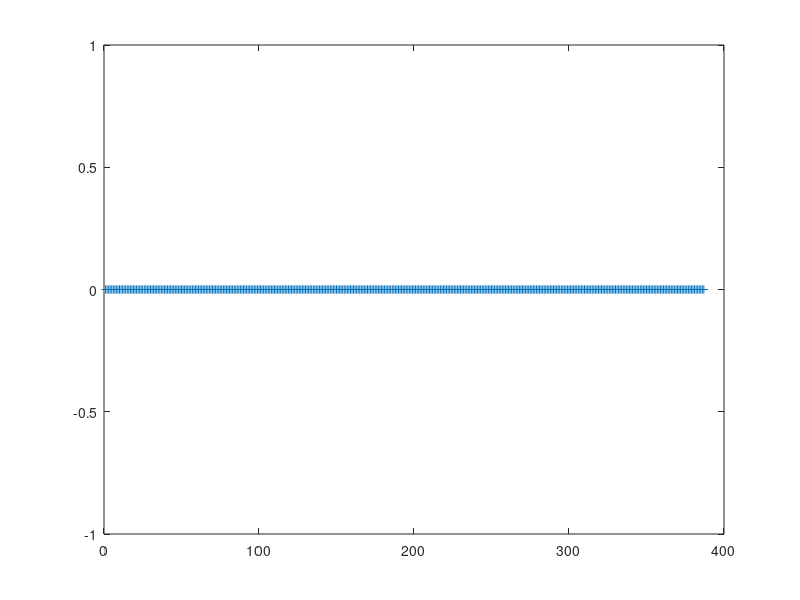

Write MATLAB code to recreate this figure. (Note: this script raises an error after producing the figure.)
%% monthly, 18 years x 12 months/year = 216
%% monthly, 19 years x 12 months/year = 228

addpath /home/sergio/MATLABCODE/
addpath /home/sergio/MATLABCODE/PLOTTER
addpath /home/sergio/MATLABCODE/TIME
addpath /home/sergio/MATLABCODE/
addpath /home/sergio/MATLABCODE/COLORMAP
addpath /home/sergio/MATLABCODE/COLORMAP/LLS
addpath /home/sergio/MATLABCODE/oem_pkg_run_sergio_AuxJacs/StrowCodeforTrendsAndAnomalies/
addpath /home/sergio/MATLABCODE/CONVERT_GAS_UNITS/Strow_humidity/convert_humidity/
addpath /home/sergio/MATLABCODE/CONVERT_GAS_UNITS/IDL_WV_ROUTINES/atmos_phys/MATLAB/

if ~exist('iDorA')
  iDorA = -1; %% asc
  iDorA = +1; %% desc
end

clear iaFound
iaMax = 365/16*17;
iaMax = 365/16*18; iaMax = 412; iaMax = 387;   %% so we only do 17 years that we do have ERA for .....

for ii = 1 : iaMax
  if iDorA > 0
    fin = ['/asl/s1/sergio/MakeAvgObsStats2002_2020_startSept2002_v3/TimeSeries/ERA/Tile_Center/DESC/era_tile_center_timestep_' num2str(ii,'%03d') '.mat'];
  else
    fin = ['/asl/s1/sergio/MakeAvgObsStats2002_2020_startSept2002_v3/TimeSeries/ERA/Tile_Center/ASC/era_tile_center_timestep_' num2str(ii,'%03d') '.mat'];
  end
  if exist(fin)
    iaFound(ii) = 1;
  else
    iaFound(ii) = 0;
  end
end
[sum(iaFound) length(iaFound)]
plot(1:iaMax,iaFound,'+-')

for ii = 1 : iaMax
  clear a
  if iDorA > 0
    fin = ['/asl/s1/sergio/MakeAvgObsStats2002_2020_startSept2002_v3/TimeSeries/ERA/Tile_Center/DESC/era_tile_center_timestep_' num2str(ii,'%03d') '.mat'];
  else
    fin = ['/asl/s1/sergio/MakeAvgObsStats2002_2020_startSept2002_v3/TimeSeries/ERA/Tile_Center/ASC/era_tile_center_timestep_' num2str(ii,'%03d') '.mat'];
  end
  if exist(fin)
    if mod(ii,100) == 0
      fprintf(1,'+ \n')
    elseif mod(ii,10) == 0
      fprintf(1,'x')
    else
      fprintf(1,'.')
    end
    iaFound(ii) = 1;

    a = load(fin);
    %a.pnew_ip.rh = convert_humidity(a.pnew_ip.plevs*100,a.pnew_ip.ptemp,a.pnew_ip.gas_1,'mixing ratio','relative humidity');
    a.pnew_ip.rh = convert_humidity(a.pnew_ip.plevs*100,a.pnew_ip.ptemp,a.pnew_ip.gas_1,'specific humidity','relative humidity');

    %all.yy(ii) = a.thedateS(1);
    %all.mm(ii) = a.thedateS(2);
    %all.dd(ii) = a.thedateS(3);
    all.yy(ii) = a.yyM;
    all.mm(ii) = a.mmM;
    all.dd(ii) = a.ddM;
    [mmm,nnn] = size(a.pnew_op.gas_1);
    if nnn ~= 4608    
      fprintf(1,'OHOH %3i file %s has %5i profiles ... augmenting with NaNs \n',ii,fin,nnn)
      a.pnew_ip.ptemp(:,nnn+1:4608) = NaN;
      a.pnew_ip.rh_levs(:,nnn+1:4608) = NaN;
      a.pnew_ip.plevs(:,nnn+1:4608)   = NaN;
      a.pnew_op.gas_1(:,nnn+1:4608) = NaN;
      a.pnew_op.gas_3(:,nnn+1:4608) = NaN;
      a.pnew_op.ptemp(:,nnn+1:4608) = NaN;
      a.pnew_op.stemp(nnn+1:4608) = NaN;
      a.pnew_op.mmw(nnn+1:4608) = NaN;
      a.pnew_op.nlevs(nnn+1:4608) = NaN;
      a.pnew_op.RH(:,nnn+1:4608) = NaN;
      a.pnew_op.TwSurf(nnn+1:4608) = NaN;
      a.pnew_op.RHSurf(nnn+1:4608) = NaN;
    elseif ~isfield(all,'rlon')
      all.rlon = a.pnew_op.rlon;
      all.rlat = a.pnew_op.rlat;
    end
    all.nwp_ptemp(ii,:,:) = a.pnew_ip.ptemp;
    all.nwp_rh(ii,:,:)    = a.pnew_ip.rh;
    all.nwp_plevs(ii,:,:) = a.pnew_ip.plevs;
    all.gas_1(ii,:,:) = a.pnew_op.gas_1;
    all.gas_3(ii,:,:) = a.pnew_op.gas_3;
    all.ptemp(ii,:,:) = a.pnew_op.ptemp;
    all.stemp(ii,:)   = a.pnew_op.stemp;
    all.mmw(ii,:)     = a.pnew_op.mmw;
    all.nlays(ii,:)   = a.pnew_op.nlevs-1;
    all.RH(ii,:,:)    = a.pnew_op.RH;
    all.TwSurf(ii,:)  = a.pnew_op.TwSurf;
    all.RHSurf(ii,:)  = a.pnew_op.RHSurf;
  else
    iaFound(ii) = 0;
  end
end
fprintf(1,'\n');

monitor_memory_whos

comment = 'see driver_computeERA_16day_trends.m';
if iDorA > 0
  save -v7.3 ERA_atm_data_2002_09_to_2019_08_16day_desc.mat comment all
else
  save -v7.3 ERA_atm_data_2002_09_to_2019_08_16day_asc.mat comment all
end

%% point ii=412 may be a little crazy, not enough ERA files
ii = 200;
  if iDorA > 0
    fin = ['/asl/s1/sergio/MakeAvgObsStats2002_2020_startSept2002_v3/TimeSeries/ERA/Tile_Center/DESC/era_tile_center_timestep_' num2str(ii,'%03d') '.mat'];
  else
    fin = ['/asl/s1/sergio/MakeAvgObsStats2002_2020_startSept2002_v3/TimeSeries/ERA/Tile_Center/ASC/era_tile_center_timestep_' num2str(ii,'%03d') '.mat'];
  end
    a = load(fin);

figure(1); scatter_coast(all.rlon,all.rlat,40,nanmean(all.stemp,1)); colormap(jet); title('ERA 2002/02-2019/08 mean stemp')
figure(2); scatter_coast(all.rlon,all.rlat,40,nanmean(all.RHSurf,1)); colormap(jet); title('ERA 2002/02-2019/08 mean RHsurf')
figure(3); scatter_coast(all.rlon,all.rlat,40,nanmean(all.TwSurf,1)); colormap(jet); title('ERA 2002/02-2019/08 mean TWSurf')
figure(4); scatter_coast(all.rlon,all.rlat,40,nanmean(all.mmw,1)); colormap(jet); title('ERA 2002/02-2019/08 mean mmw')

%figure(5); scatter_coast(a.pnew_op.rlon,a.pnew_op.rlat,40,a.pnew_op.stemp); colormap(jet); title('ERA 2002/02-2019/08 mean stemp')
%figure(6); scatter_coast(a.pnew_op.rlon,a.pnew_op.rlat,40,a.pnew_op.RHSurf); colormap(jet); title('ERA 2002/02-2019/08 mean RHsurf')
%figure(7); scatter_coast(a.pnew_op.rlon,a.pnew_op.rlat,40,a.pnew_op.TwSurf); colormap(jet); title('ERA 2002/02-2019/08 mean TWSurf')
%figure(8); scatter_coast(a.pnew_op.rlon,a.pnew_op.rlat,40,a.pnew_op.mmw); colormap(jet); title('ERA 2002/02-2019/08 mean mmw')

plevs = load('/home/sergio/MATLABCODE/airslevels.dat');
pN = plevs(1:end-1)-plevs(2:end);
pD = log(plevs(1:end-1)./plevs(2:end));
plays = flipud(pN./pD);

load /home/sergio/MATLABCODE/oem_pkg_run_sergio_AuxJacs/TILES_TILES_TILES_MakeAvgCldProfs2002_2020/Code_For_HowardObs_TimeSeries/latB64.mat
rlat65 = latB2; rlon73 = -180 : 5 : +180;
rlon = -180 : 5 : +180;  rlat = latB2;
rlon = 0.5*(rlon(1:end-1)+rlon(2:end));
rlat = 0.5*(rlat(1:end-1)+rlat(2:end));

figure(9); junk = reshape(a.pnew_op.ptemp,101,72,64); junk = squeeze(nanmean(junk,2)); junk = junk(1:100,:); pcolor(rlat,plays,junk);
  caxis([200 300]); colormap(jet); set(gca,'ydir','reverse'); set(gca,'yscale','log'); shading flat; ylim([10 1000]); colorbar; colormap jet
figure(10); junk = reshape(a.pnew_op.RH,100,72,64); junk = squeeze(nanmean(junk,2)); junk = junk(1:100,:); pcolor(rlat,plays,junk);
  caxis([00 100]); colormap(jet); set(gca,'ydir','reverse'); set(gca,'yscale','log'); shading flat; ylim([100 1000]); colorbar; colormap jet

%error('all data loaded')
pause(0.1)

%%%%%%%%%%%%%%%%%%%%%%%%%%%%%%%%%%%%%%%%%%%%%%%%%%%%%%%%%%%%%%%%%%%%%%%%
dayOFtime = change2days(all.yy,all.mm,all.dd,2002);

computeERA5_surface_trends

figure(1); scatter_coast(all.rlon,all.rlat,40,nanmean(trend_stemp,1)); title('ERA 2002/09-2019/08 trend  stemp K/yr');    caxis([-0.2 +0.2]); colormap(usa2);
figure(2); scatter_coast(all.rlon,all.rlat,40,nanmean(trend_RHSurf,1)); title('ERA 2002/09-2019/08 trend  RHsurf pc/yr'); caxis([-0.4 +0.4]); colormap(usa2);
figure(3); scatter_coast(all.rlon,all.rlat,40,nanmean(trend_TwSurf,1)); title('ERA 2002/09-2019/08 trend  TWSurf K/yr');  caxis([-0.2 +0.2]); colormap(usa2);
figure(4); scatter_coast(all.rlon,all.rlat,40,nanmean(trend_mmw,1)); title('ERA 2002/09-2019/08 trend  colwater mm/yr');  caxis([-0.2 +0.2]); colormap(usa2);

figure(1); scatter_coast(all.rlon,all.rlat,40,nanmean(trend_stemp,1)); title('ERA 2002/09-2019/08 trend  stemp K/yr');    caxis([-0.1 +0.1]); colormap(usa2);
figure(2); scatter_coast(all.rlon,all.rlat,40,nanmean(trend_RHSurf,1)); title('ERA 2002/09-2019/08 trend  RHsurf pc/yr'); caxis([-0.4 +0.4]); colormap(usa2);
figure(3); scatter_coast(all.rlon,all.rlat,40,nanmean(trend_TwSurf,1)); title('ERA 2002/09-2019/08 trend  TWSurf K/yr');  caxis([-0.1 +0.1]); colormap(usa2);
figure(4); scatter_coast(all.rlon,all.rlat,40,nanmean(trend_mmw,1)); title('ERA 2002/09-2019/08 trend  colwater mm/yr');  caxis([-0.2 +0.2]); colormap(usa2);
pause(0.1);

%%%%%%%%%%%%%%%%%%%%%%%%%%%%%%%%%%%%%%%%%%%%%%%%%%%%%%%%%%%%%%%%%%%%%%%%

computeERA5_atmos_trends

if isfield(all,'nwp_plevs')
  trend_nwp_plevs_mean = squeeze(nanmean(all.nwp_plevs,1));
end

trend_plays = flipud(pN./pD);

trend_rlat = all.rlat;
trend_rlon = all.rlon;
trend_rlat64 = rlat; trend_rlon72 = rlon;

if iDorA > 0
  save -v7.3 ERA_atm_data_2002_09_to_2019_08_16day_trends_desc.mat comment trend*
else
  save -v7.3 ERA_atm_data_2002_09_to_2019_08_16day_trends_asc.mat comment trend*
end

load('llsmap5.mat');
figure(1); junk = reshape(trend_ptemp,100,72,64); junk = squeeze(nanmean(junk,2)); 
  pcolor(trend_rlat64,trend_plays,junk); title('ERA trend ptemp K/yr');  caxis([-0.15 +0.15]); colormap(llsmap5); set(gca,'ydir','reverse'); set(gca,'yscale','log'); shading interp; ylim([10 1000]); colorbar
figure(2); junk = reshape(trend_RH,100,72,64); junk = squeeze(nanmean(junk,2)); 
  pcolor(trend_rlat64,trend_plays,junk); title('ERA trend RH percent/yr');  caxis([-0.25 +0.25]); colormap(llsmap5); set(gca,'ydir','reverse'); set(gca,'yscale','log'); shading interp; ylim([10 1000]); colorbar

figure(3); junk = squeeze(nanmean(all.ptemp,1)); junk = junk(1:100,:); junk = reshape(junk,100,72,64); junk = squeeze(nanmean(junk,2)); 
  pcolor(trend_rlat64,trend_plays,junk); title('ERA mean ptemp K');  caxis([200 300]); colormap(jet); set(gca,'ydir','reverse'); set(gca,'yscale','log'); shading flat; ylim([10 1000]); colorbar
figure(4); junk = squeeze(nanmean(all.RH,1)); junk = junk(1:100,:); junk = reshape(junk,100,72,64); junk = squeeze(nanmean(junk,2)); 
  pcolor(trend_rlat64,trend_plays,junk); title('ERA mean RH percent');  caxis([0 100]); colormap(jet); set(gca,'ydir','reverse'); set(gca,'yscale','log'); shading flat; ylim([100 1000]); colorbar

